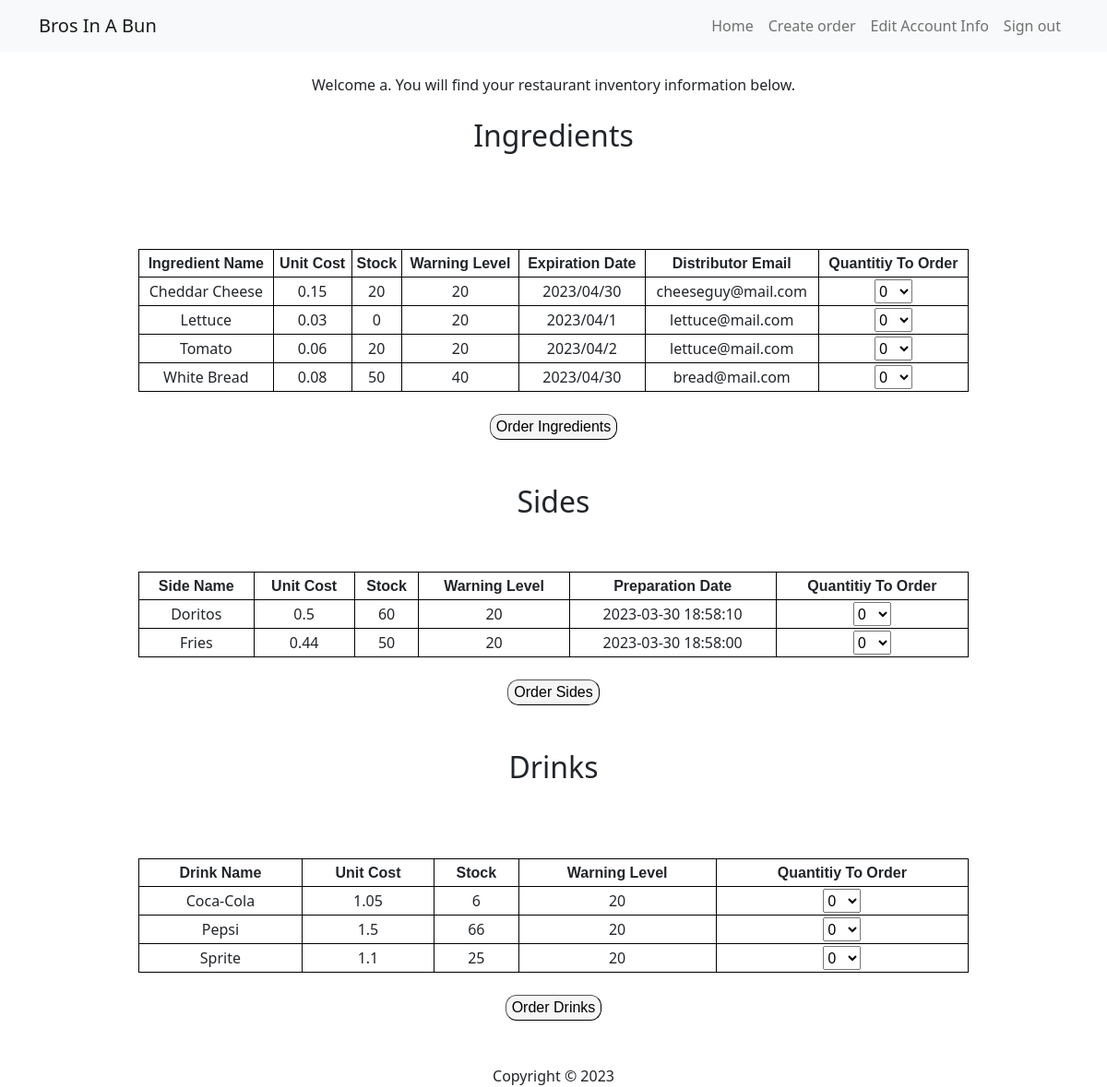
The app's page /manager/View-inventory.php (signed in) with its own data.
### tables this page shows
CREATE TABLE `ingredients` (
  `Item_name` varchar(255) NOT NULL,
  `Purchased_date` varchar(255) NOT NULL,
  `Expiration` varchar(255) NOT NULL
);

CREATE TABLE `inventory` (
  `Item_name` varchar(255) NOT NULL,
  `Unit_cost` float NOT NULL,
  `Stock_level` int(10) NOT NULL DEFAULT 0,
  `Warning_level` int(10) NOT NULL DEFAULT 20,
  `Distributor_phone` varchar(255) NOT NULL,
  `Distributor_email` varchar(255) NOT NULL
);

CREATE TABLE `sides` (
  `Item_name` varchar(255) NOT NULL,
  `Time Prepared` datetime NOT NULL
);

CREATE TABLE `drinks` (
  `Item_name` varchar(255) NOT NULL
);

### manager/View-inventory.php (the view, shortened to what this page needs)
<?php include '../inc/header.php'; ?>
<?php
if(!empty($_SESSION['Name'])){
    echo 'Welcome ' . $_SESSION['Name'] . ". You will find your restaurant inventory information below.";
}
$sql  = 'SELECT * FROM  ingredients NATURAL JOIN inventory';
$result = mysqli_query($con, $sql);
?>
<br></br>
<h2>Ingredients</h2>
<?php if(mysqli_num_rows($result) == 0){ ?>
    <p class="lead mt3">There are no items</p>
<?php ;}else{
            echo '<table border= "1" width = "900" cellspacing = "0" cellpadding = "2" colspan  = "2" >';
            echo '<tr>';
                echo '<td> <b> <font face = "Arial">Ingredient Name</font> </b></td>';
                echo '<td> <b><font face = "Arial">Unit Cost</font> </b></td>';
                echo '<td> <b><font face = "Arial">Stock</font></b> </td>';
                echo '<td> <b><font face = "Arial">Warning Level</font></b> </td>';
                echo '<td> <b><font face = "Arial">Expiration Date</font></b> </td>';
                echo '<td> <b><font face = "Arial">Distributor Email</font></b> </td>';
                echo '<td> <b><font face = "Arial">Quantitiy To Order</font></b> </td>';
            echo '</tr>';
            while($row = mysqli_fetch_assoc($result)){
                $field1name = $row["Item_name"];
                $field2name = $row["Unit_cost"];
                $field3name = $row["Stock_level"];
                $field4name = $row["Warning_level"];
                $field5name = $row["Expiration"];
                $field6name = $row["Distributor_email"];
                echo '<tr>
                <td>'.$field1name.'</td>
                <td>'.$field2name.'</td>
                <td>'.$field3name.'</td>
                <td>'.$field4name.'</td>
                <td>'.$field5name.'</td>
                <td>'.$field6name.'</td>
                <td> <select>
                    <option value="0">0</option>
                    <option value="10">10</option>
                    <option value="20">20</option>
                    <option value="30">30</option>
                    <option value="40">40</option>
                    <option value="50">50</option>
                    <option value="60">60</option>
                    <option value="70">70</option>
                    <option value="80">80</option>
                    </select></td>
                </tr><br>';
            }
            echo '</table><br>';
            echo '<button class = "nicebutton">Order Ingredients</button>';
        }?>
<?php
$sql  = 'SELECT * FROM  sides NATURAL JOIN inventory';
$result = mysqli_query($con, $sql);?>
<br></br>
<h2>Sides</h2>
<?php if(mysqli_num_rows($result) == 0){ ?>
    <p class="lead mt3">There are no items</p>
<?php ;}else{
            echo '<table border= "1" width = "900" cellspacing = "0" cellpadding = "2" colspan  = "2" >';
            echo '<tr>';
                echo '<td> <b> <font face = "Arial">Side Name</font> </b></td>';
                echo '<td> <b><font face = "Arial">Unit Cost</font> </b></td>';
                echo '<td> <b><font face = "Arial">Stock</font></b> </td>';
                echo '<td> <b><font face = "Arial">Warning Level</font></b> </td>';
                echo '<td> <b><font face = "Arial">Preparation Date</font></b> </td>';
                echo '<td> <b><font face = "Arial">Quantitiy To Order</font></b> </td>';
            echo '</tr>';
            while($row = mysqli_fetch_assoc($result)){
                $field1name = $row["Item_name"];
                $field2name = $row["Unit_cost"];
                $field3name = $row["Stock_level"];
                $field4name = $row["Warning_level"];
                $field5name = $row["Time Prepared"];
                echo '<tr>
                <td>'.$field1name.'</td>
                <td>'.$field2name.'</td>
                <td>'.$field3name.'</td>
                <td>'.$field4name.'</td>
                <td>'.$field5name.'</td>
                <td> <select>
                    <option value="0">0</option>
                    <option value="10">10</option>
                    <option value="20">20</option>
                    <option value="30">30</option>
                    <option value="40">40</option>
                    <option value="50">50</option>
                    <option value="60">60</option>
                    <option value="70">70</option>
                    <option value="80">80</option>
                    </select></td>
                </tr><br>';
            }
            echo '</table><br>';
            echo '<button class="nicebutton">Order Sides</button>';
        }?>
<?php
$sql  = 'SELECT * FROM  drinks NATURAL JOIN inventory';
$result = mysqli_query($con, $sql);?>
<br></br>
<h2>Drinks</h2>
<?php if(mysqli_num_rows($result) == 0){ ?>
    <p class="lead mt3">There are no items</p>
<?php ;}else{
            echo '<table border= "1" width = "900" cellspacing = "0" cellpadding = "2" colspan  = "2" >';
            echo '<tr>';
                echo '<td> <b> <font face = "Arial">Drink Name</font> </b></td>';
                echo '<td> <b><font face = "Arial">Unit Cost</font> </b></td>';
                echo '<td> <b><font face = "Arial">Stock</font></b> </td>';
                echo '<td> <b><font face = "Arial">Warning Level</font></b> </td>';
                echo '<td> <b><font face = "Arial">Quantitiy To Order</font></b> </td>';
            echo '</tr>';
            while($row = mysqli_fetch_assoc($result)){
                $field1name = $row["Item_name"];
                $field2name = $row["Unit_cost"];
                $field3name = $row["Stock_level"];
                $field4name = $row["Warning_level"];
                echo '<tr>
                <td>'.$field1name.'</td>
                <td>'.$field2name.'</td>
                <td>'.$field3name.'</td>
                <td>'.$field4name.'</td>
                <td> <select>
                    <option value="0">0</option>
                    <option value="10">10</option>
                    <option value="20">20</option>
                    <option value="30">30</option>
                    <option value="40">40</option>
                    <option value="50">50</option>
                    <option value="60">60</option>
                    <option value="70">70</option>
                    <option value="80">80</option>
                    </select></td>
                </tr><br>';
            }
            echo '</table><br>';
            echo '<button class="nicebutton">Order Drinks</button>';
        }?>
<?php include '../inc/footer.php'; ?>

### manager/View-inventory.php (style rules this page uses)
button.nicebutton { border-radius: 12px; border-width: thin thin; background-color: rgb(245, 245, 245); font-family: 'Trebuchet MS', 'Lucida Sans Unicode', 'Lucida Grande', 'Lucida Sans', Arial, sans-serif; }
td { border:1px solid black; border-collapse: collapse; text-align: center; }

### records on screen
ingredients: Item_name "Cheddar Cheese", Item_name.Unit_cost "0.15", Item_name.Stock_level "20", Item_name.Warning_level "20", Expiration "2023/04/30", Item_name.Distributor_email "cheeseguy@mail.com"
ingredients: Item_name "Lettuce", Item_name.Unit_cost "0.03", Item_name.Stock_level "0", Item_name.Warning_level "20", Expiration "2023/04/1", Item_name.Distributor_email "lettuce@mail.com"
ingredients: Item_name "Tomato", Item_name.Unit_cost "0.06", Item_name.Stock_level "20", Item_name.Warning_level "20", Expiration "2023/04/2", Item_name.Distributor_email "lettuce@mail.com"
ingredients: Item_name "White Bread", Item_name.Unit_cost "0.08", Item_name.Stock_level "50", Item_name.Warning_level "40", Expiration "2023/04/30", Item_name.Distributor_email "bread@mail.com"
sides: Item_name "Doritos", Item_name.Unit_cost "0.5", Item_name.Stock_level "60", Item_name.Warning_level "20", Time Prepared "2023-03-30 18:58:10"
sides: Item_name "Fries", Item_name.Unit_cost "0.44", Item_name.Stock_level "50", Item_name.Warning_level "20", Time Prepared "2023-03-30 18:58:00"
drinks: Item_name "Coca-Cola", Item_name.Unit_cost "1.05", Item_name.Stock_level "6", Item_name.Warning_level "20"
drinks: Item_name "Pepsi", Item_name.Unit_cost "1.5", Item_name.Stock_level "66", Item_name.Warning_level "20"
drinks: Item_name "Sprite", Item_name.Unit_cost "1.1", Item_name.Stock_level "25", Item_name.Warning_level "20"

### other values on screen
$_SESSION['Name'] "a"
